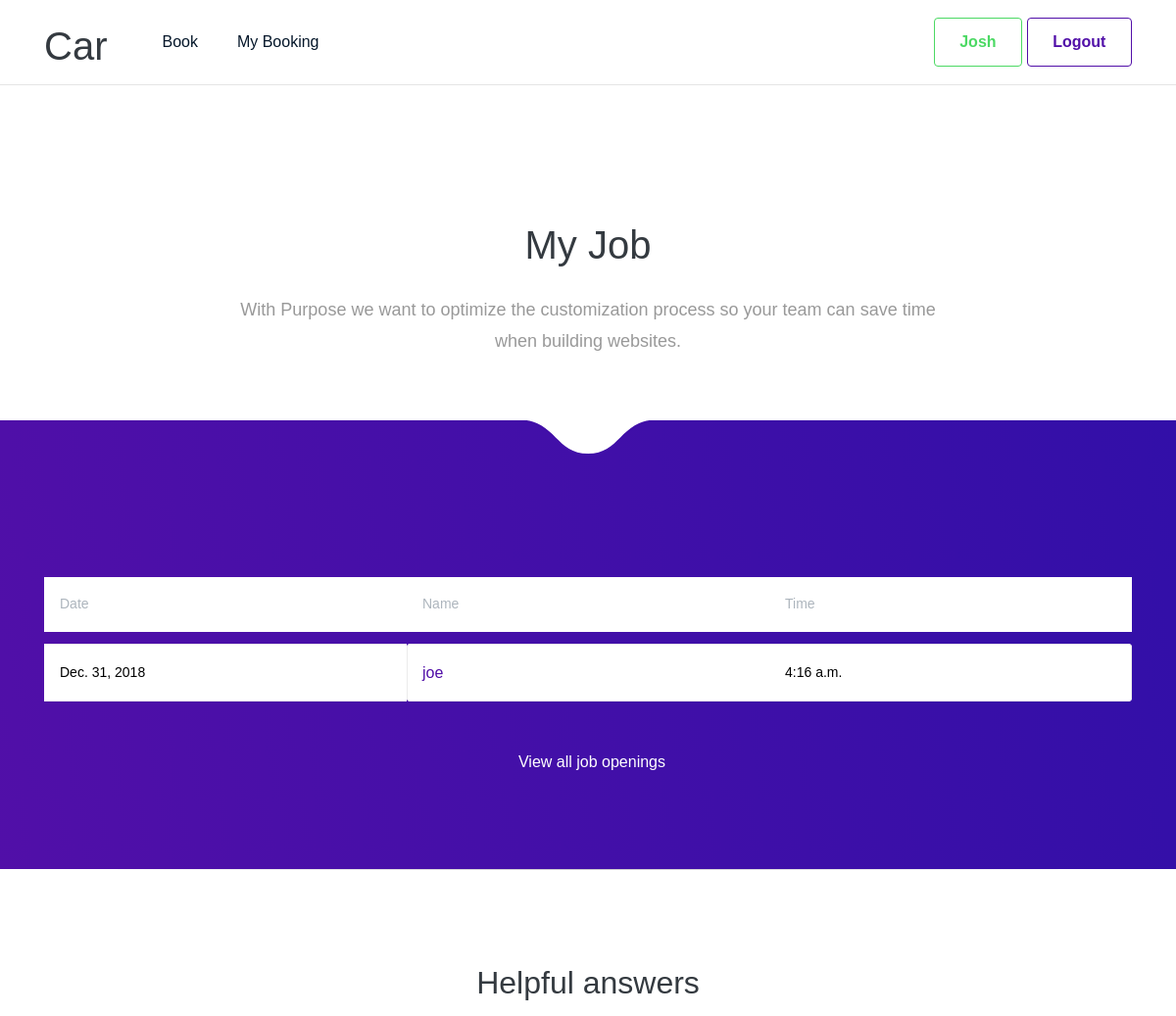
Page /accecptleasson/ (signed in, upper part) on the earlier database version.
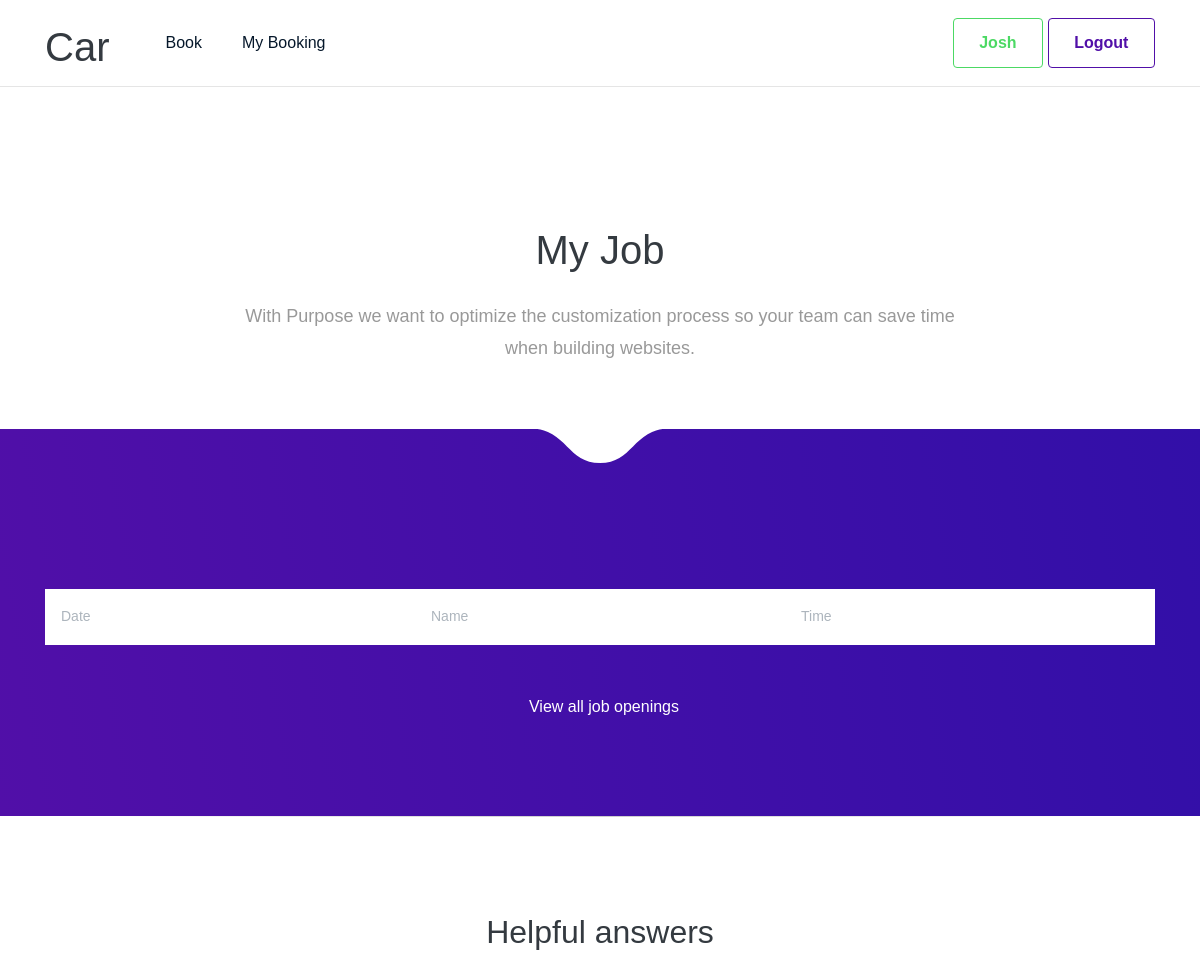
Same page on the later database version.
### leasson/models.py (models this page shows, shortened)
class Lesson(models.Model):
	SERVICE_TYPE = (
        ('Manual', 'Manual'),
        ('Auto', 'Auto'),
    )
	name = models.ForeignKey(Profile, on_delete=models.CASCADE, default=1)
	slug = models.SlugField(max_length=140, unique=True, null = False, blank = True)
	service_type = models.CharField(max_length=10, choices=SERVICE_TYPE, default='Auto')
	duration = models.PositiveIntegerField( default=1)
	date = models.DateField(default = timezone.now)
	time = models.TimeField(default = timezone.now)
	instructor = models.ForeignKey(Profile, on_delete=models.CASCADE, null=True, blank=True, related_name ='instructor')
	def get_absolute_url(self):
		return reverse('leasson:leassondeatil', args=[
												 self.id
			])
	class Meta:
		ordering = ("-date", "time")

### accounts/models.py (models this page shows, shortened)
class Profile(models.Model):
    GROUP_TYPE = (
        ('Learner', 'Learner'),
        ('Instructor', 'Instructor'),
    )
    user = models.OneToOneField(User, on_delete=models.CASCADE)
    grouptype = models.CharField(max_length=10, choices=GROUP_TYPE, default='Learner')
    def create_user_profile(sender, instance, created, **kwargs):
        if created:
            Profile.objects.create(user=instance)
    post_save.connect(create_user_profile, sender=User)

### leasson/views.py (the view)
# urls.py: url(r'^accecptleasson/', views.MyJob, name='MyJob'),
@login_required
def MyJob(request):
    UserJob =  Lesson.objects.filter(instructor=request.user.profile).order_by("-date","time")
    return render(request, 'leasson/MyJob.html',{'UserJob': UserJob, } )

### leasson/templates/leasson/MyJob.html (shortened to what this page needs)
{% extends "base.html" %}
{% block content %}
<section class="slice slice-xl pb-md">
            <div class="container pt-lg-lg">
                <div class="row row-grid justify-content-center">
                    <div class="col-lg-8 text-center">
                        <h2 class="heading h1 mb-4"> My Job </h2>
                        <p class="lead lh-180">With Purpose we want to optimize the customization process so your team can save time when building websites.</p>
                    </div>
                </div>
            </div>
        </section>
<section class="slice slice-lg bg-gradient-primary">
            <span class="tongue tongue-top"></span>
            <div class="container">
               <table class="table table-hover table-cards align-items-center">
    <thead>
        <tr>
            <th scope="col">Date</th>
            <th scope="col">Name</th>
            <th scope="col">Time</th>
        </tr>
    </thead>
    {% for object in UserJob %}
    <tbody>
        <tr class="table-divider"></tr>
        <tr class="bg-white">
             <td class="h5 font-weight-normal ">{{ object.date}}</td>
              <th scope="row">
                <div class="media align-items-center">
                    <a href="{{ object.get_absolute_url}}">
                      {{ object.name.user}}
                  </a>
                </div>
            </th>
                </div>
            <td class="h5 font-weight-normal mb-0">{{ object.time}}</td>
{%endfor %}
</table>
                        <div class="text-center mt-5">
                            <a href="#" class="text-white">View all job openings</a>
                        </div>
                    </div>
        </section>
<section class="slice slice-lg delimiter-top">
            <div class="container">
                <div class="mb-md text-center">
                    <h3 class="heading h2">Helpful answers</h3>
                </div>
            </div>
        </section>
{% endblock %}

Differences in the rows shown:
removed Lesson: date "Dec. 31, 2018", name.user "joe", time "4:16 a.m."
